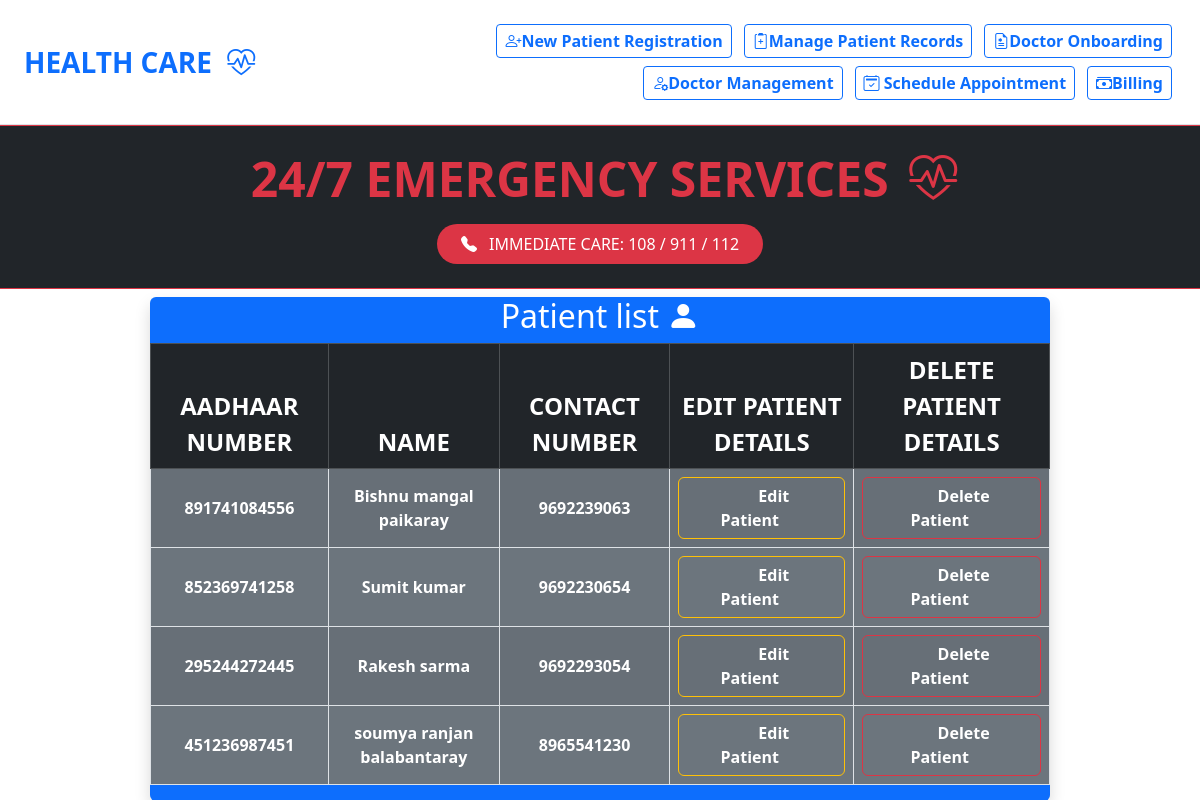
The app's page /viewpatient/ with its own data.
### app1/models.py (models this page shows, shortened)
class Patient(models.Model):
    AaadharNo=models.CharField(max_length=12,primary_key=True)
    Name=models.CharField(max_length=50)
    Mob=models.CharField(max_length=10)
    class Meta:
        db_table='patient'

### app1/views.py (the view)
# urls.py: path('viewpatient/',viewpatients,name='viewpatient'),
def viewpatients(request):
    pat = Patient.objects.all()
    return render(request, 'view_patient.html', context={'pat': pat})

### templates/view_patient.html
{% extends 'home.html' %}
{% block content %}
<div class="mt-2 d-flex justify-content-center align-items-center">
   <div class="table-responsive shadow rounded w-75 bg-primary">
        <h2 class="text-center text-white">Patient list <span class="bi bi-person-fill"></span></h2>
     <table class="table table-hover table-bordered table-striped align-middle text-center">
         <thead class="table-dark">
             <tr>
                <th scope="col" class="fs-4">AADHAAR NUMBER</th>
                <th scope="col" class="fs-4"> NAME</th>
                <th scope="col" class="fs-4">CONTACT NUMBER</th>
                <th scope="col" class="fs-4">EDIT PATIENT DETAILS</th>
                <th scope="col" class="fs-4">DELETE PATIENT DETAILS</th>
             </tr>
         </thead>
         <tbody>
            {% for row in pat %}
               <tr>
                   <td class="fw-bold bg-secondary text-white" >{{row.AaadharNo}}</td>
                   <td class="fw-bold bg-secondary text-white">{{row.Name}}</td>
                   <td class="fw-bold bg-secondary text-white">{{row.Mob}}</td>
                   <td class="fw-bold bg-secondary " ><button class="btn btn-outline-warning w-100 btn-outline-success "><a class="text-decoration-none p-4 text-white fw-bold fs-6" href="{% url 'editpatient' row.AaadharNo %}">Edit Patient</a></button></td>
                   <td class="fw-bold bg-secondary " ><button class="btn btn-outline-danger w-100 btn-outline-primary"><a class="text-decoration-none p-4 text-white fw-bold fs-6" href="{% url 'deletepatient' row.AaadharNo %}">Delete Patient</a></button></td>
               </tr>
            {%endfor%}
         </tbody>
     </table>
   </div>
</div>
{% endblock %}

### static/css/css1.css (style rules this page uses)
* { margin: 0; padding: 0; box-sizing: border-box; }

### records on screen
Patient: AaadharNo "891741084556", Name "Bishnu mangal paikaray", Mob "9692239063"
Patient: AaadharNo "852369741258", Name "Sumit kumar", Mob "9692230654"
Patient: AaadharNo "295244272445", Name "Rakesh sarma", Mob "9692293054"
Patient: AaadharNo "451236987451", Name "soumya ranjan balabantaray", Mob "8965541230"
